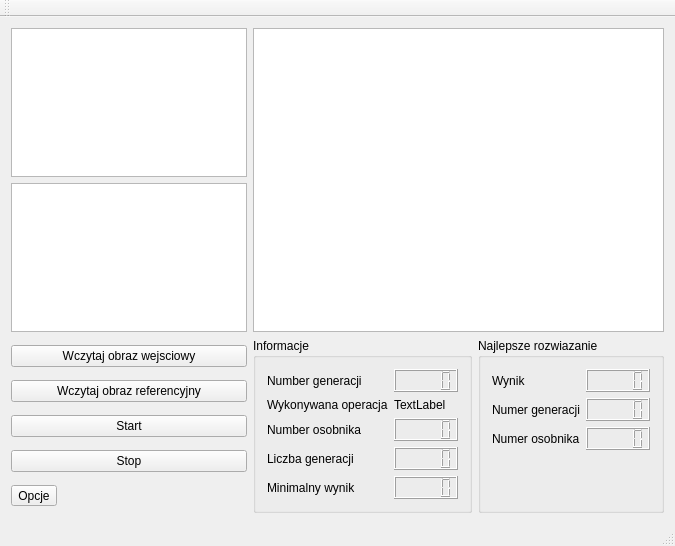
<?xml version="1.0" encoding="UTF-8"?>
<ui version="4.0">
 <class>MainWindow</class>
 <widget class="QMainWindow" name="MainWindow">
  <property name="geometry">
   <rect>
    <x>0</x>
    <y>0</y>
    <width>675</width>
    <height>546</height>
   </rect>
  </property>
  <property name="windowTitle">
   <string>MainWindow</string>
  </property>
  <widget class="QWidget" name="centralWidget">
   <layout class="QGridLayout" name="gridLayout">
    <item row="0" column="0">
     <layout class="QVBoxLayout" name="verticalLayout_2">
      <item>
       <widget class="QGraphicsView" name="inputImageView">
        <property name="interactive">
         <bool>false</bool>
        </property>
       </widget>
      </item>
      <item>
       <spacer name="verticalSpacer">
        <property name="orientation">
         <enum>Qt::Vertical</enum>
        </property>
        <property name="sizeHint" stdset="0">
         <size>
          <width>20</width>
          <height>40</height>
         </size>
        </property>
       </spacer>
      </item>
      <item>
       <widget class="QGraphicsView" name="referenceImageView">
        <property name="interactive">
         <bool>false</bool>
        </property>
       </widget>
      </item>
     </layout>
    </item>
    <item row="0" column="1" colspan="2">
     <widget class="QGraphicsView" name="bestImageView">
      <property name="interactive">
       <bool>true</bool>
      </property>
     </widget>
    </item>
    <item row="1" column="0">
     <layout class="QVBoxLayout" name="verticalLayout">
      <item>
       <widget class="QPushButton" name="inputImageButton">
        <property name="text">
         <string>Wczytaj obraz wejsciowy</string>
        </property>
       </widget>
      </item>
      <item>
       <widget class="QPushButton" name="referenceImageButton">
        <property name="text">
         <string>Wczytaj obraz referencyjny</string>
        </property>
       </widget>
      </item>
      <item>
       <widget class="QPushButton" name="startButton">
        <property name="text">
         <string>Start</string>
        </property>
       </widget>
      </item>
      <item>
       <widget class="QPushButton" name="stopButton">
        <property name="text">
         <string>Stop</string>
        </property>
       </widget>
      </item>
      <item>
       <widget class="QToolButton" name="optionsButton">
        <property name="text">
         <string>Opcje</string>
        </property>
       </widget>
      </item>
     </layout>
    </item>
    <item row="1" column="1">
     <widget class="QGroupBox" name="infoBox">
      <property name="title">
       <string>Informacje</string>
      </property>
      <layout class="QFormLayout" name="formLayout">
       <item row="0" column="0">
        <widget class="QLabel" name="generationNumberLabel">
         <property name="text">
          <string>Number generacji</string>
         </property>
        </widget>
       </item>
       <item row="0" column="1">
        <widget class="QLCDNumber" name="generationNumber">
         <property name="numDigits">
          <number>5</number>
         </property>
         <property name="digitCount">
          <number>5</number>
         </property>
        </widget>
       </item>
       <item row="1" column="0">
        <widget class="QLabel" name="operationLabel">
         <property name="text">
          <string>Wykonywana operacja</string>
         </property>
        </widget>
       </item>
       <item row="2" column="1">
        <widget class="QLCDNumber" name="individualNumber"/>
       </item>
       <item row="2" column="0">
        <widget class="QLabel" name="individualNumberLabel">
         <property name="text">
          <string>Number osobnika</string>
         </property>
        </widget>
       </item>
       <item row="1" column="1">
        <widget class="QLabel" name="operationNameLabel">
         <property name="text">
          <string>TextLabel</string>
         </property>
        </widget>
       </item>
       <item row="3" column="0">
        <widget class="QLabel" name="maxGenerationNumberLabel">
         <property name="text">
          <string>Liczba generacji</string>
         </property>
        </widget>
       </item>
       <item row="4" column="0">
        <widget class="QLabel" name="ideal">
         <property name="text">
          <string>Minimalny wynik</string>
         </property>
        </widget>
       </item>
       <item row="3" column="1">
        <widget class="QLCDNumber" name="lcdNumber"/>
       </item>
       <item row="4" column="1">
        <widget class="QLCDNumber" name="lcdNumber_2"/>
       </item>
      </layout>
      <zorder>inputImageView</zorder>
      <zorder>generationNumberLabel</zorder>
      <zorder>operationLabel</zorder>
      <zorder>generationNumber</zorder>
      <zorder>individualNumber</zorder>
      <zorder>individualNumberLabel</zorder>
      <zorder>operationNameLabel</zorder>
      <zorder>maxGenerationNumberLabel</zorder>
      <zorder>ideal</zorder>
      <zorder>lcdNumber</zorder>
      <zorder>lcdNumber_2</zorder>
     </widget>
    </item>
    <item row="1" column="2">
     <widget class="QGroupBox" name="bestImageInfoBox">
      <property name="title">
       <string>Najlepsze rozwiazanie</string>
      </property>
      <layout class="QFormLayout" name="formLayout_3">
       <property name="fieldGrowthPolicy">
        <enum>QFormLayout::AllNonFixedFieldsGrow</enum>
       </property>
       <item row="0" column="0">
        <widget class="QLabel" name="resultLabelBest">
         <property name="text">
          <string>Wynik</string>
         </property>
        </widget>
       </item>
       <item row="1" column="0">
        <widget class="QLabel" name="generationNumberLabelBest">
         <property name="text">
          <string>Numer generacji</string>
         </property>
        </widget>
       </item>
       <item row="1" column="1">
        <widget class="QLCDNumber" name="generationNumberBest"/>
       </item>
       <item row="2" column="0">
        <widget class="QLabel" name="individualNumberLabelBest">
         <property name="text">
          <string>Numer osobnika</string>
         </property>
        </widget>
       </item>
       <item row="2" column="1">
        <widget class="QLCDNumber" name="individualNumberBest"/>
       </item>
       <item row="0" column="1">
        <widget class="QLCDNumber" name="resultNumberBest"/>
       </item>
      </layout>
      <zorder>infoBox</zorder>
      <zorder>infoBox</zorder>
      <zorder>generationNumberLabelBest</zorder>
      <zorder>individualNumberLabelBest</zorder>
      <zorder>generationNumberBest</zorder>
      <zorder>individualNumberBest</zorder>
      <zorder>resultLabelBest</zorder>
      <zorder>resultNumberBest</zorder>
     </widget>
    </item>
   </layout>
   <zorder>bestImageView</zorder>
   <zorder>verticalLayoutWidget_2</zorder>
   <zorder>verticalLayoutWidget</zorder>
   <zorder>infoBox</zorder>
   <zorder>inputImageView</zorder>
   <zorder>bestImageInfoBox</zorder>
  </widget>
  <widget class="QToolBar" name="mainToolBar">
   <attribute name="toolBarArea">
    <enum>TopToolBarArea</enum>
   </attribute>
   <attribute name="toolBarBreak">
    <bool>false</bool>
   </attribute>
  </widget>
  <widget class="QStatusBar" name="statusBar"/>
 </widget>
 <layoutdefault spacing="6" margin="11"/>
 <resources/>
 <connections/>
</ui>
